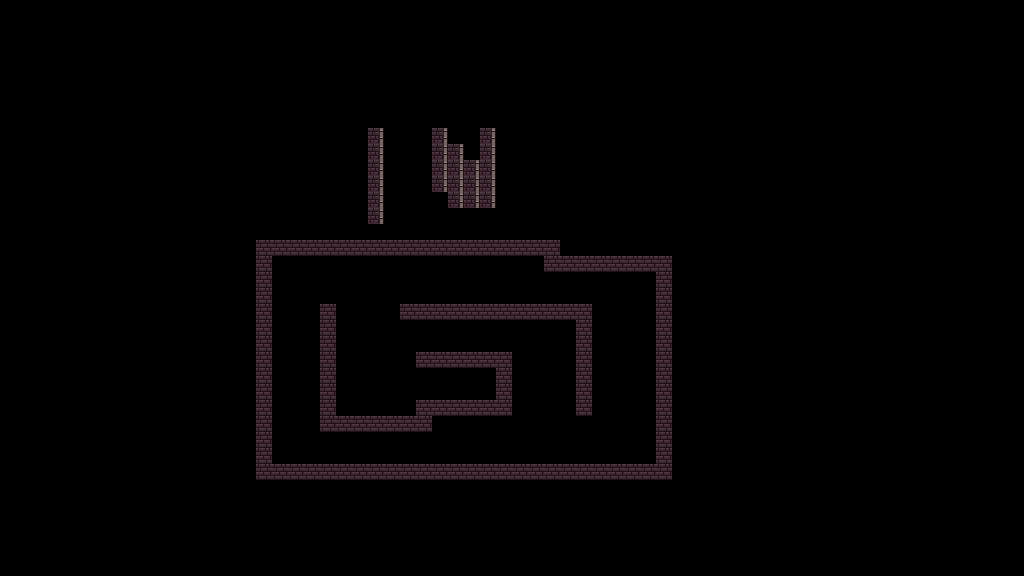

This is a level from a 2D game, rendered from its Tiled map with the project's own tilesets. A one-line summary and the map file follow, with tile-layer data summarised:
An orthogonal 64x36 tile map with 16x16 px tiles, 1 tile layer (top), 1 hidden layer not drawn and 16 objects (gggg).

<map version="1.10" tiledversion="1.10.0" orientation="orthogonal" renderorder="right-down" width="64" height="36" tilewidth="16" tileheight="16" infinite="0" nextlayerid="5" nextobjectid="15">
 <tileset firstgid="1" name="ttt1" tilewidth="16" tileheight="16" tilecount="512" columns="32">
  <image source="main_tileset/0x72_16x16DungeonTileset.v5.png" width="512" height="256" />
  <tile id="52">
   <objectgroup draworder="index" id="2">
    <object id="1" x="4.94768" y="-3.79822" width="0.0999531" />
    <object id="2" name="gggg" x="12.0943" y="0.0499766" width="3.34843" height="15.9425" />
   </objectgroup>
  </tile>
 </tileset>
 <layer id="1" name="Tile Layer 1" width="64" height="36" visible="0">
  <data>[2304 cells, 2304 non-empty, 1 distinct tile ids]</data>
 </layer>
 <layer id="3" name="top" width="64" height="36">
  <data>[2304 cells, 146 non-empty, 2 distinct tile ids]</data>
 </layer>
 <objectgroup id="4" name="walls">
  <object id="1" x="320.892" y="416.712" width="109.333" height="14.6364" />
  <object id="2" x="321.25" y="305.455" width="13.7841" height="121.485" />
  <object id="3" x="261.394" y="241.273" width="297.356" height="12.5455" />
  <object id="4" x="268.939" y="465.674" width="401.277" height="12.75" />
  <object id="5" x="257.17" y="241.303" width="14.0469" height="237.542" />
  <object id="6" x="544.864" y="257.364" width="126.045" height="12.8182" />
  <object id="7" x="545.477" y="241.841" width="13.1818" height="27.4773" />
  <object id="8" x="657.333" y="269.061" width="12.6667" height="197.091" />
  <object id="9" x="400.667" y="304.845" width="190.083" height="13.7917" />
  <object id="10" x="577.208" y="310" width="13.7083" height="104.292" />
  <object id="11" x="416.841" y="353.083" width="93.928" height="13.3333" />
  <object id="12" x="497.75" y="354.583" width="13.375" height="60.125" />
  <object id="13" x="417.208" y="401.167" width="82.125" height="13.5833" />
  <object id="14" x="416.688" y="402" width="14.5625" height="28.5625" />
 </objectgroup>
</map>
